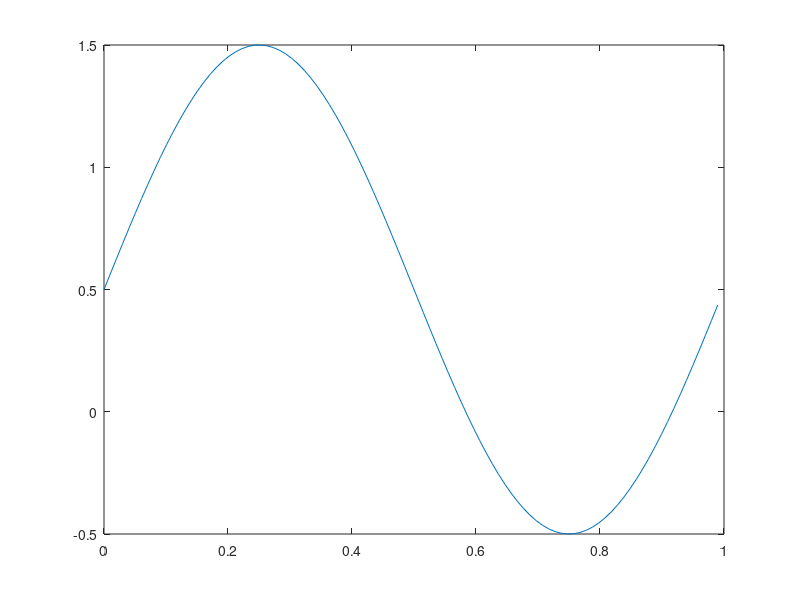

Here is the MATLAB script that generated this plot: (Note: this script raises an error after producing the figure.)
clear
close all

Ix=100;
Lx=1;
x=linspace(0,Lx,Ix); x=x(1:end-1);
u = 0.5+1*sin(2*pi*x/Lx);
delta = 0.0001;
dx=x(2)-x(1);
T = 2;
dt=0.7*min(0.5*dx^2/delta,0.5*dx/max(u));
t=0;

figure;
plot(x,u);
while t<T
   t=t+dt;
   dt=0.7*min(0.5*dx^2/delta,0.5*dx/max(u));
   u=timestep(u,dt,dx,delta);
   plot(x,u);
   xlim([0 1]*Lx);
   ylim([-1 1]*1.5);
   title(['t=',num2str(t,'%2.2f')]);
   drawnow;
end

function u=timestep(u,dt,dx,delta)
    ui   = u;
    uip1 = circshift(u,-1);
    uim1 = circshift(u,1 );
    ri = (ui-uim1)./(uip1-ui);
    rim1 = circshift(ri,1);
    phi_i = fluxlim_vanleer(ri);
    phi_im1 = fluxlim_minmod(rim1);
    uLimh = uim1+0.5*phi_im1.*(ui-uim1);
    uRimh = ui-0.5*phi_i.*(uip1-ui);
    Simh = 0.5*(uLimh+uRimh);
    
    uimh_star = zeros(size(uLimh));    
    uimh_star(uLimh>uRimh & Simh>0)   = uLimh(uLimh>uRimh & Simh>0);
    uimh_star(uLimh>uRimh & Simh<0)   = uRimh(uLimh>uRimh & Simh<0);
    uimh_star(uLimh==uRimh)           = uLimh(uLimh==uRimh);
    uimh_star(uLimh<uRimh & uLimh>0)  = uLimh(uLimh<uRimh & uLimh>0);
    uimh_star(uLimh<uRimh & uRimh<0)  = uRimh(uLimh<uRimh & uRimh<0);  
    uimh_star(uLimh<0 & uRimh>0)      = 0;
   
    Fimh = uimh_star.^2;
    Fiph = circshift(Fimh,-1);

    dudt = -(Fiph-Fimh)/dx + delta/dx^2*(-2*u+circshift(u,1)+circshift(u,-1));  % scheme using a flux limiter;
%     dudt = -(ui.^2-uim1.^2)/dx + 0*delta/dx^2*(-2*u+circshift(u,1)+circshift(u,-1));
    u=u+dt*dudt;
end

function phi = fluxlim_minmod(r)
    phi=max(0,min(1,r));
    phi(isinf(r))=1;
end

function phi = fluxlim_vanleer(r)
    phi=(r+abs(r))./(1+abs(r));
    phi(isinf(r))=2;
end
